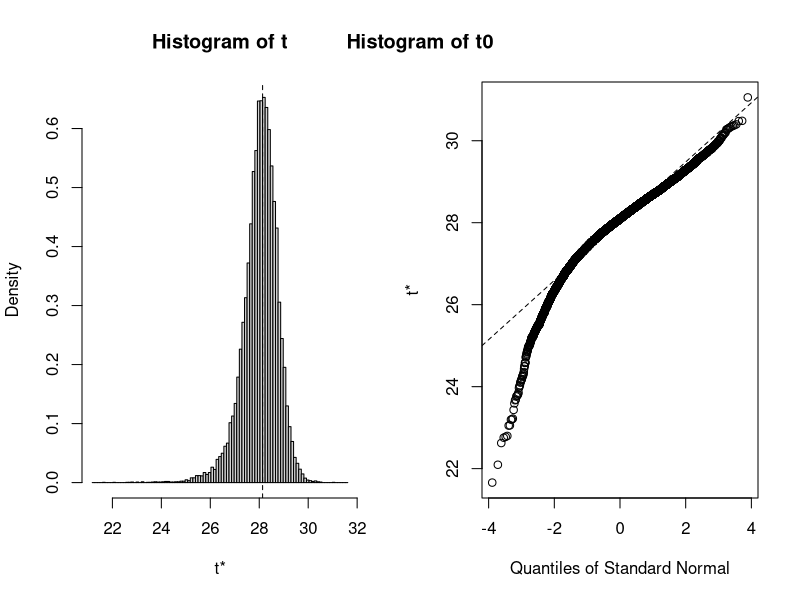
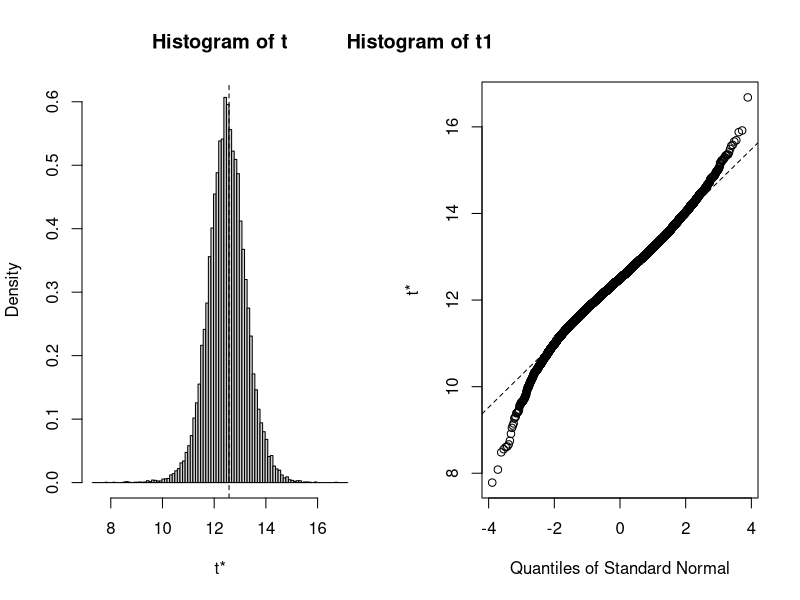

Generate these figures, in order, with R:
## ---- chunk 1
knitr::opts_chunk$set(echo = TRUE)
library(tidyverse)
library(boot)
## ---- chunk 2
########### QUESTION 2 begins here ################### 
dat <- read_csv("HW1_data.csv")
dat <- dat %>%
  select(y,x)
m1 <- lm(y~x, data = dat)
summary(m1)
## ---- chunk 3
est <- c(0.1845, 0.0903)
x_i <- dat$x
y_i <- dat$y
fn <- function(p) {
    yhat <- (p[1] * x_i) / (p[2] + x_i)
    sum((y_i-yhat)^2)
} 
out_nlm <- nlm(fn, p = est,hessian=TRUE)
theta_nlm <- out_nlm$estimate  #parameter estimates
theta_nlm
out_nls <- nls(y~((p1 * x) / (p2 + x)), data = dat, start = list(p1 = 0.1845, p2 = 0.0903))
out_nls
## ---- chunk 4
########### QUESTION 3 begins here ################### 
mse <- out_nlm$minimum / (length(y_i) - length(theta_nlm))
info_mat <- out_nlm$hessian / 2 / mse
cov_theta <- solve(info_mat)
se <- sqrt(diag(cov_theta))
info_mat
cov_theta
se
## ---- chunk 5
vcov(out_nls)
## ---- chunk 6
p1_left <- theta_nlm[1] - 1.96 * se[1]
p1_right <- theta_nlm[1] + 1.96 * se[1]
p2_left <- theta_nlm[2] - 1.96 * se[2]
p2_right <- theta_nlm[2] + 1.96 * se[2]
p1_left
p1_right
p2_left
p2_right
## ---- chunk 7
confint.default(out_nls)
## ---- chunk 8
########### QUESTION 4 begins here ################### 
dat_fit <- function(Z, i, theta0){
  Zboot <- Z[i, ]
  x <- Zboot[[2]]
  y <- Zboot[[1]]
  fn <- function(p){
    yhat <- (p[1] * x) / (p[2] + x)
    sum((y - yhat)^2)
  }
  out <- nlm(fn, p = theta0)
  theta <- out$estimate
}
dat_boot <- boot(dat, dat_fit, R = 20000, theta0 = c(0.1845, 0.0903))
dat_boot
plot(dat_boot, index = 1)
title(main = "Histogram of t0")
plot(dat_boot, index = 2)
title(main = "Histogram of t1")
## ---- chunk 9
# gamma 0
boot.ci(dat_boot, conf = 0.95, type = "norm", index = 1)

#gamma 1
boot.ci(dat_boot, conf = 0.95, type = "norm", index = 2)
## ---- chunk 10
# gamma 0
boot.ci(dat_boot, conf = 0.95, type = "basic", index = 1)

#gamma 1
boot.ci(dat_boot, conf = 0.95, type = "basic", index = 2)
## ---- chunk 11
########### QUESTION 5 begins here ################### 

# Bootstrap
dat_fit2 <- function(Z, i, theta0, x_pred){
  Zboot <- Z[i, ]
  x <- Zboot[[2]]
  y <- Zboot[[1]]
  fn <- function(p){
    yhat <- (p[1] * x) / (p[2] + x)
    sum((y - yhat)^2)
  }
  out <- nlm(fn, p = theta0)
  theta <- out$estimate
  y_pred <- (theta[1] * x_pred) / (theta[2] + x_pred)
}
dat_boot2 <- boot(dat, dat_fit2, R = 20000, theta0 = c(0.1845, 0.0903), x_pred = 27)
Yhat0<-dat_boot2$t0 
Yhatboot<-dat_boot2$t
SEY<-sqrt(var(Yhatboot)+mse)
c(Yhat0-qnorm(.975)*SEY, Yhat0+qnorm(.975)*SEY)

# Predicted
boot.ci(dat_boot2, conf = 0.95,type=c("basic"))
## ---- chunk 12
m6 <- lm(y~sqrt(x), data = dat)
n <- nrow(dat)
log_lik_m6 <- logLik(m6)
aic_m6 <- -2 * log_lik_m6 / n + 2 * 2 / n
log_lik_nls <- logLik(out_nls)
aic_nls <- -2 * log_lik_nls / n + 2 * 2 / n
aic_m6
aic_nls
## ---- chunk 13
labs = knitr::all_labels()
labs = labs[!labs %in% c("setup","getlabels", "allcode")]
